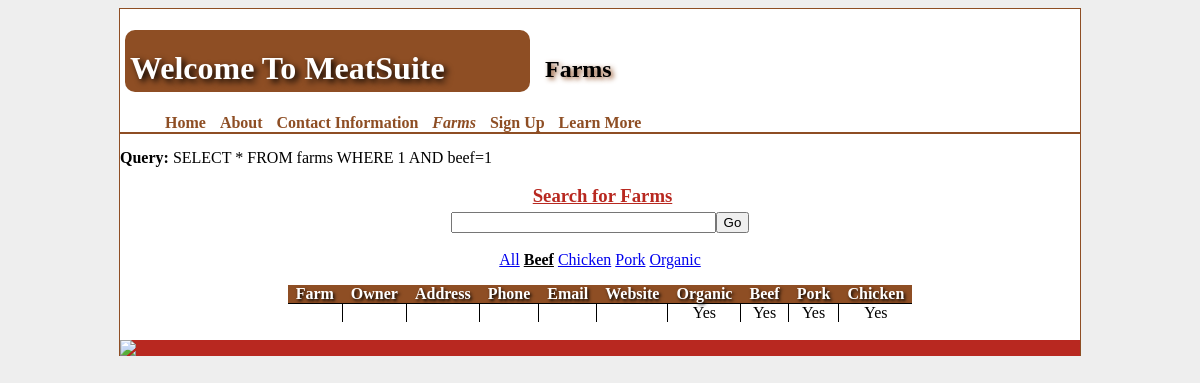
The app's page /index.php?page=farms&Beef=1 with its own data.
### tables this page shows
CREATE TABLE IF NOT EXISTS `farms` (
  `FarmName` varchar(30) DEFAULT NULL,
  `owner` varchar(30) NOT NULL,
  `address` varchar(30) NOT NULL,
  `phone` varchar(30) NOT NULL,
  `email` varchar(30) NOT NULL,
  `website` varchar(30) NOT NULL,
  `organic` tinyint(1) NOT NULL,
  `beef` tinyint(1) NOT NULL,
  `pork` tinyint(1) NOT NULL,
  `chicken` tinyint(1) NOT NULL,
  `description` varchar(1000) DEFAULT NULL,
  `id` int(11) NOT NULL AUTO_INCREMENT,
  PRIMARY KEY (`id`)
);

### index.php (called while the page is built, shortened)
<?php
        include('functions.php');
        include "template.php";

### functions.php (called while the page is built, shortened)
<?php
    function query($query) {
        $result = mysql_query($query);
	if($result) {
            return $result;
        } else {
            echo "Error: ".mysql_error();
            return false;
        }
    }
?>

### farms.php (the view, shortened to what this page needs)
<?php
	$query = "SELECT * FROM farms WHERE 1";
        if(isset($_GET['Beef'])) {
            $query .= " AND beef=1";
        }
        echo '<b>Query:</b> '.$query.'<br/><br/>';
        $result = query($query);
?>
<h3 class="title" style="margin-bottom:5px;">Search for Farms</h3>
<div id="bar">
    <form method="get" action="index.php">
            <input type="text" name="search" size="30" maxlength="50"><input type="submit" value="Go">
            <br><br>
            <a class="<?php echo count($_GET) == 1 ? 'active' : '' ?>" href="index.php?page=farms">All</a>
            <a class="<?php echo isset($_GET['Beef']) ? 'active' : ''?>" href="index.php?page=farms&Beef=1">Beef</a>
            <a class="<?php echo isset($_GET['Chicken']) ? 'active' : ''?>" href="index.php?page=farms&Chicken=1">Chicken</a>
            <a class="<?php echo isset($_GET['Pork']) ? 'active' : ''?>" href="index.php?page=farms&Pork=1">Pork</a>
            <a class="<?php echo isset($_GET['Organic']) ? 'active' : ''?>" href="index.php?page=farms&Organic=1">Organic</a>
    </form>
</div>
<table border='1'>
        <tr>
                <th>Farm</th>
                <th>Owner</th>
                <th>Address</th>
                <th>Phone</th>
                <th>Email</th>
                <th>Website</th>
                <th>Organic</th>
                <th>Beef</th>
                <th>Pork</th>
                <th>Chicken</th>
        </tr>
        <?php while($row = mysql_fetch_array($result)){?>
                <tr>
                        <td class="farm">
                        </td>
                        <td> <?php echo $row['owner'] ?></td>
                        <td> <?php echo $row['address'] ?></td>
                        <td> <?php echo $row['phone'] ?></td>
                        <td> <?php echo $row['email'] ?></td>
                        <td> <a class = "link" href = "<?php echo $row['website'] ?>"> <?php echo $row['website'] ?> </a> </td>
                        <td> <?php
                                if ($row['organic']==0){
                                        echo 'No';
                                }
                                else {
                                        echo 'Yes';
                                }
                        ?></td>
                        <td> <?php
                                if ($row['beef']==0){
                                        echo 'No';
                                }
                                else {
                                        echo 'Yes';
                                }
                        ?></td>
                        <td> <?php
                                if ($row['pork']==0){
                                        echo 'No';
                                }
                                else {
                                        echo 'Yes';
                                }
                        ?></td>
                        <td> <?php
                                if ($row['chicken']==0){
                                        echo 'No';
                                }
                                else {
                                        echo 'Yes';
                                }
                        ?></td>
                </tr>
        <?php } ?>
</table>

### meatsuite.css (style rules this page uses)
body { background:#eee; }
h3 { margin: 0 0 0 5px; }
table, th, td { border-collapse:collapse; text-align:center; padding:0 8px 0 8px; margin-left:auto; margin-right:auto; }
table { border-style:hidden; }
th { background:#8e4e24; border:1px solid #8e4e24; border-bottom:1px solid black; color:white; text-shadow: #000000 0.1em 0.1em 0.2em; }
td { border:1px solid black; }
.title, .subtitle { text-align:center; font-weight:bold; text-decoration:underline; color:#b82820; }
#bar { text-align:center; margin-bottom:5px; }
a.active { font-weight: bold; color: black; }

### records on screen
farms: organic "Yes", beef "Yes", pork "Yes", chicken "Yes"

### other values on screen
$pageHeader "Farms"
$values["header"] "Home"
$values["header"] "About"
$values["header"] "Contact Information"
$values["header"] "Farms"
$values["header"] "Sign Up"
$values["header"] "Learn More"
$query "SELECT * FROM farms WHERE 1 AND beef=1"
